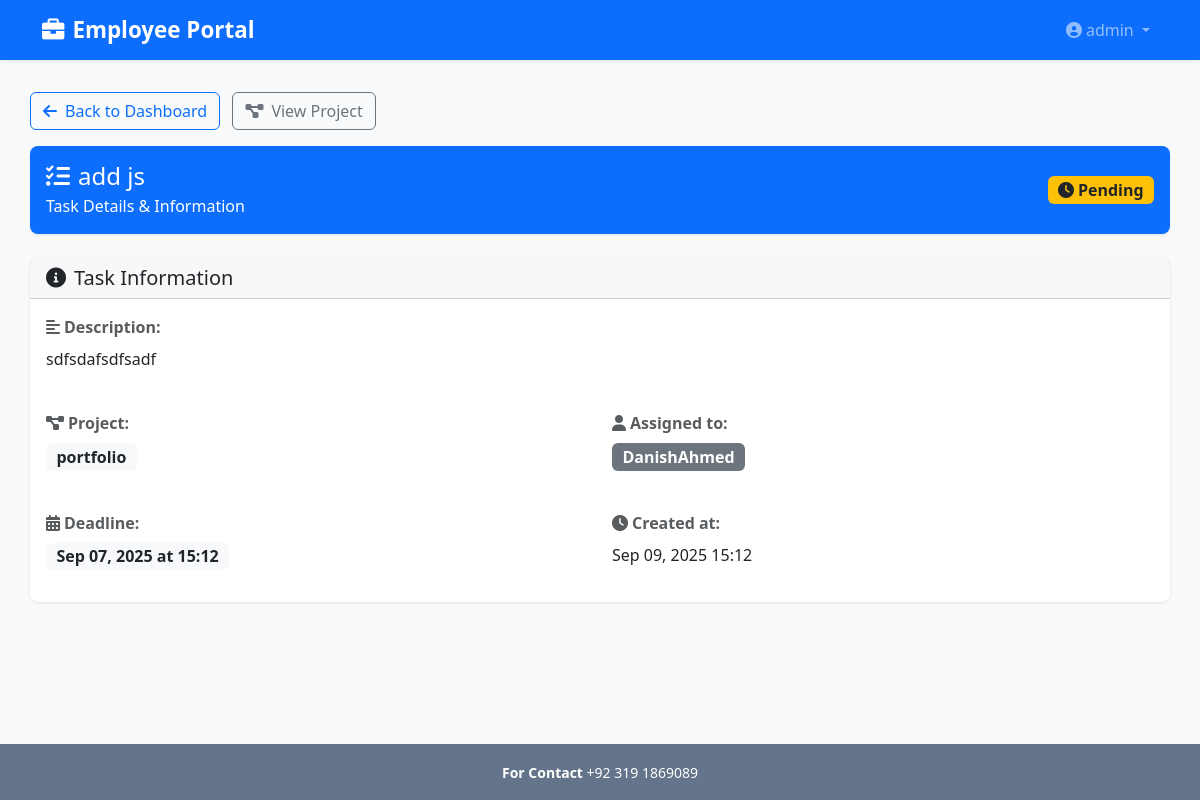
The page /task/3/ (signed in) on the database its author committed.
### portal/models.py (models this page shows, shortened)
class Employee(AbstractUser):
    employee_id = models.CharField(max_length=20, unique=True,db_index=True)
    USERNAME_FIELD = "employee_id"   # tell Django to use employee_id for login
    REQUIRED_FIELDS = ["username"]   # keep username also required if you want

class Task(models.Model):
    title = models.CharField(max_length=50)
    description = models.TextField()
    project = models.ForeignKey("Project", on_delete=models.CASCADE, related_name="tasks")
    assigned_to = models.ForeignKey("Employee", on_delete=models.CASCADE,related_name="tasks")
    deadline = models.DateTimeField()
    is_complete = models.BooleanField(default=False)  # default added False
    created_at = models.DateTimeField(auto_now_add=True)

class Project(models.Model):
    title = models.CharField(max_length=50)
    description = models.TextField()
    deadline = models.DateTimeField()
    created_by = models.ForeignKey("Employee", on_delete=models.CASCADE, related_name="projects")
    created_at = models.DateTimeField(auto_now_add=True)

### portal/views.py (the view)
# urls.py: path("task/<int:id>/", views.task,name="task"),
@login_required
def task(request,id):
    task = get_object_or_404(Task,id=id)
    return render(request,"portal/pages/task.html",{
        "task":task
    })

### portal/templates/portal/pages/task.html (shortened to what this page needs)
{% extends "portal/base.html" %}
{% block body %}
<div class="row mb-3">
    <div class="col-12">
        <a href="{% url 'index' %}" class="btn btn-outline-primary me-2">
            <i class="fas fa-arrow-left me-2"></i>Back to Dashboard
        </a>
        <a href="{% url 'project' task.project.id %}" class="btn btn-outline-secondary">
            <i class="fas fa-project-diagram me-2"></i>View Project
        </a>
    </div>
</div>
<div class="row mb-4">
    <div class="col-12">
        <div class="card border-0 bg-primary text-white">
            <div class="card-body d-flex justify-content-between align-items-center">
                <div>
                    <h4 class="card-title mb-1">
                        <i class="fas fa-tasks me-2"></i>{{ task.title }}
                    </h4>
                    <p class="card-text mb-0">Task Details & Information</p>
                </div>
                <div>
                    {% if task.is_complete %}
                        <span class="badge bg-success fs-6">
                            <i class="fas fa-check me-1"></i>Complete
                        </span>
                    {% else %}
                        <span class="badge bg-warning text-dark fs-6">
                            <i class="fas fa-clock me-1"></i>Pending
                        </span>
                    {% endif %}
                </div>
            </div>
        </div>
    </div>
</div>
<div class="card mb-4">
    <div class="card-header">
        <h5 class="card-title mb-0">
            <i class="fas fa-info-circle me-2"></i>Task Information
        </h5>
    </div>
    <div class="card-body">
        <div class="row g-4">
            <div class="col-md-12">
                <div class="mb-3">
                    <label class="form-label fw-semibold text-muted">
                        <i class="fas fa-align-left me-1"></i>Description:
                    </label>
                    <p class="mb-0">{{ task.description }}</p>
                </div>
            </div>
            <div class="col-md-6">
                <div class="mb-3">
                    <label class="form-label fw-semibold text-muted">
                        <i class="fas fa-project-diagram me-1"></i>Project:
                    </label>
                    <p class="mb-0">
                        <a href="{% url 'project' task.project.id %}" class="text-decoration-none">
                            <span class="badge bg-light text-dark fs-6">
                                {{ task.project.title }}
                            </span>
                        </a>
                    </p>
                </div>
            </div>
            <div class="col-md-6">
                <div class="mb-3">
                    <label class="form-label fw-semibold text-muted">
                        <i class="fas fa-user me-1"></i>Assigned to:
                    </label>
                    <p class="mb-0">
                        <span class="badge bg-secondary fs-6">
                            {{ task.assigned_to.get_full_name|default:task.assigned_to.username }}
                        </span>
                    </p>
                </div>
            </div>
            <div class="col-md-6">
                <div class="mb-3">
                    <label class="form-label fw-semibold text-muted">
                        <i class="fas fa-calendar-alt me-1"></i>Deadline:
                    </label>
                    <p class="mb-0">
                        <span class="badge bg-light text-dark fs-6">
                            {{ task.deadline|date:"M d, Y" }} at {{ task.deadline|date:"H:i" }}
                        </span>
                    </p>
                </div>
            </div>
            <div class="col-md-6">
                <div class="mb-3">
                    <label class="form-label fw-semibold text-muted">
                        <i class="fas fa-clock me-1"></i>Created at:
                    </label>
                    <p class="mb-0">{{ task.created_at|date:"M d, Y H:i" }}</p>
                </div>
            </div>
        </div>
    </div>
</div>
{% endblock body %}

### portal/templates/portal/base.html (shortened to what this page needs)
<!DOCTYPE html>
<html lang="en">
	<head>
		<link href="https://cdn.jsdelivr.net/npm/bootstrap@5.3.8/dist/css/bootstrap.min.css" rel="stylesheet">
		<link href="https://cdnjs.cloudflare.com/ajax/libs/font-awesome/6.0.0/css/all.min.css" rel="stylesheet">
	</head>
	<body class="d-flex flex-column min-vh-100">
		<nav class="navbar navbar-expand-lg navbar-dark bg-primary shadow-sm">
			<div class="container">
				<a class="navbar-brand" href="{% url 'index' %}">
					<i class="fas fa-briefcase me-2"></i>Employee Portal
				</a>
				{% if user.is_authenticated %}
				<div class="navbar-nav ms-auto">
					<div class="nav-item dropdown">
						<a class="nav-link dropdown-toggle" href="#" role="button" data-bs-toggle="dropdown">
							<i class="fas fa-user-circle me-1"></i>{{ user.username }}
						</a>
					</div>
				</div>
				{% endif %}
			</div>
		</nav>
		<div class="container main-content">
			<div class="row justify-content-center">
				<div class="col-12">
					{% block body %}{% endblock body %}
				</div>
			</div>
		</div>
		<footer class="footer mt-auto">
			<div class="container text-center">
				<small><strong>For Contact </strong> +92 319 1869089</small>
			</div>
		</footer>
	</body>
</html>

### portal/templates/portal/base.html (style rules this page uses)
:root { --primary-color: #2563eb; --secondary-color: #64748b; --success-color: #059669; --danger-color: #dc2626; --warning-color: #d97706; --light-bg: #f8fafc; --dark-text: #1e293b; }
body { background-color: var(--light-bg); color: var(--dark-text); font-family: 'Segoe UI', Tahoma, Geneva, Verdana, sans-serif; }
.navbar-brand { font-weight: 600; font-size: 1.4rem; }
.main-content { min-height: calc(100vh - 160px); padding: 2rem 0; }
.card { border: none; box-shadow: 0 1px 3px rgba(0, 0, 0, 0.1); border-radius: 0.5rem; }
.footer { background-color: var(--secondary-color); color: white; padding: 1rem 0; margin-top: auto; }

### rows shown on the page
Employee: username "admin"
Task: title "add js", description "sdfsdafsdfsadf", project "portfolio", assigned_to.get_full_name "DanishAhmed", deadline "Sep 07, 2025", deadline "15:12", created_at "Sep 09, 2025 15:12"
